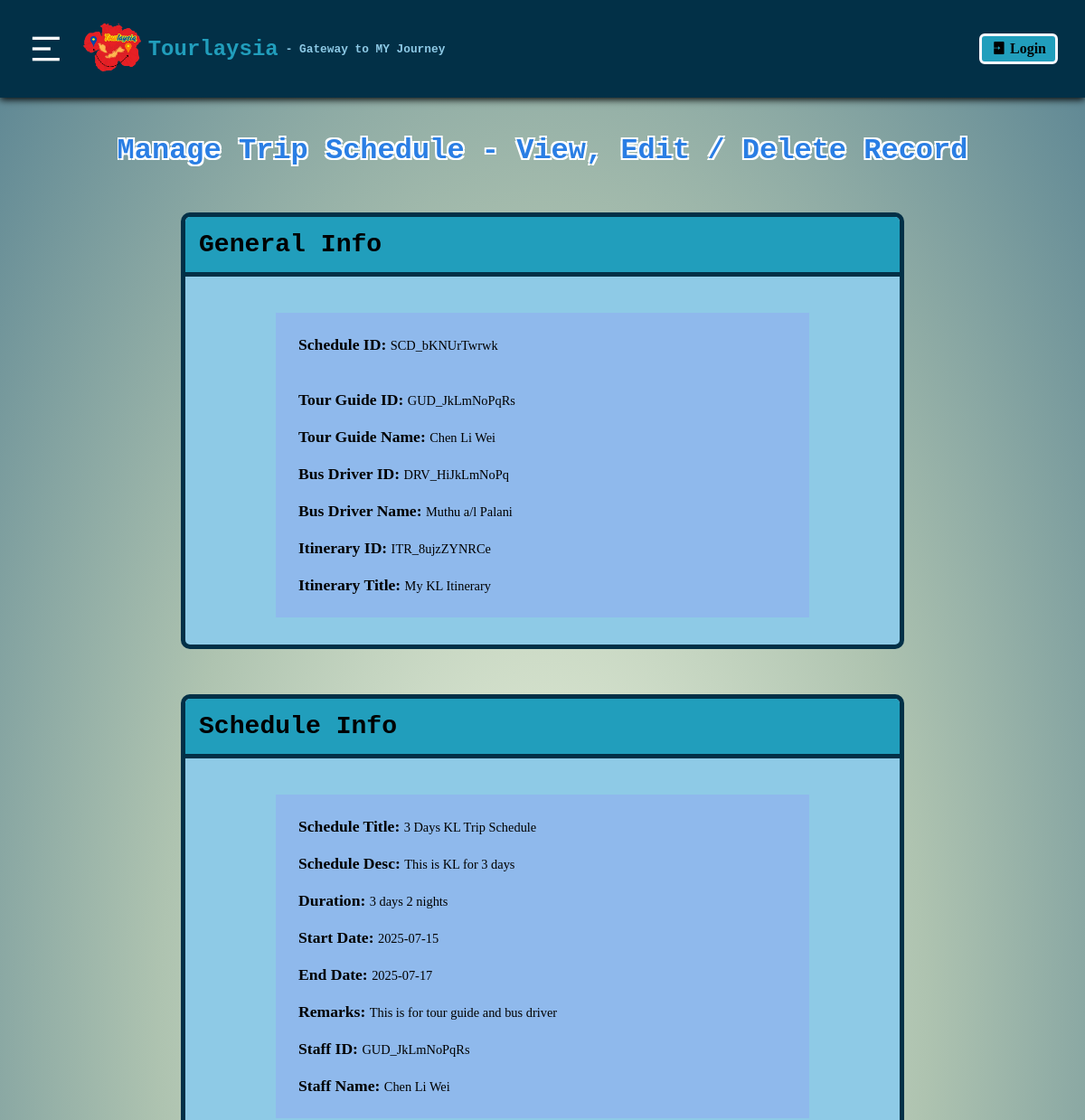
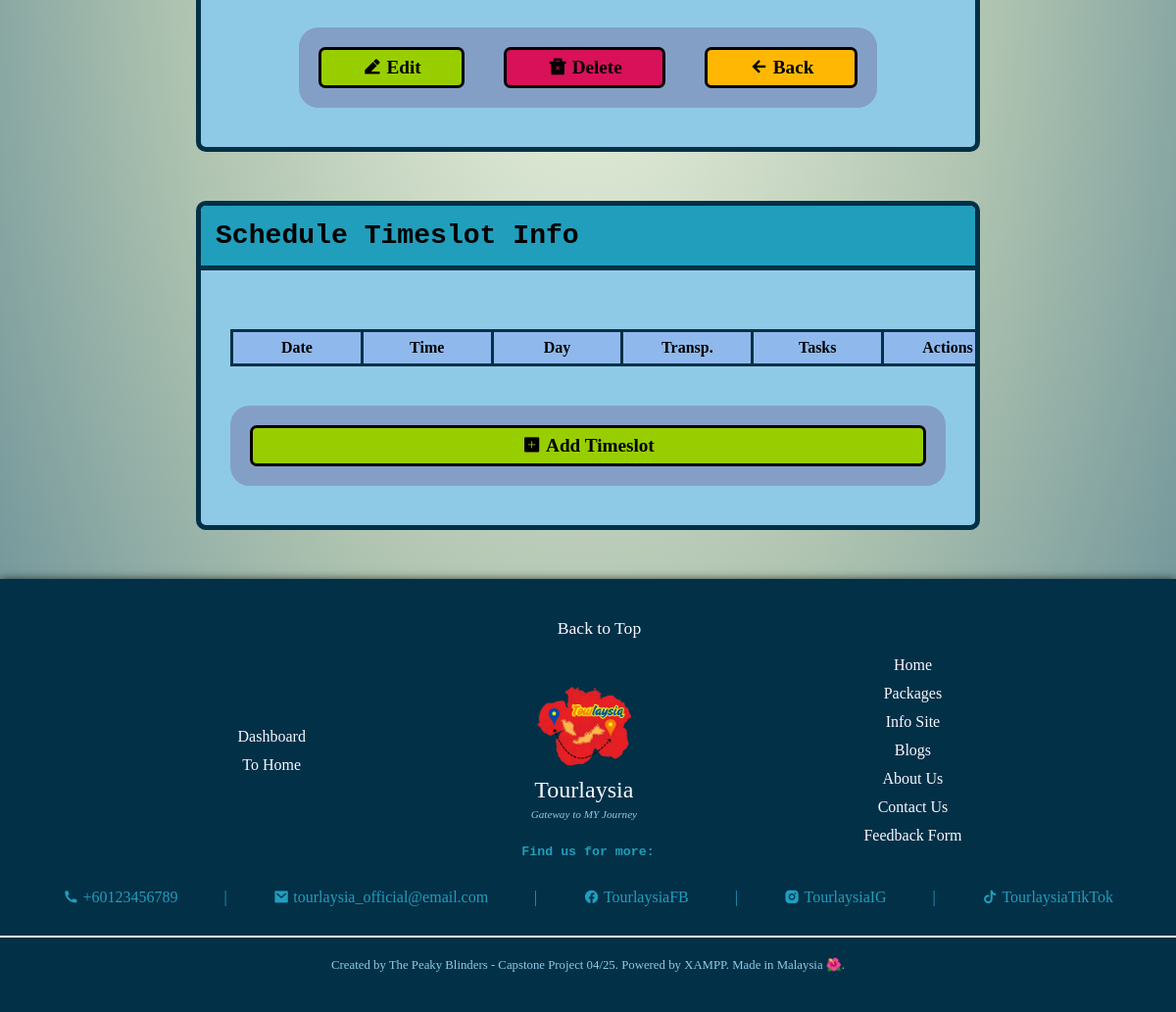
The app's page /staff_dashboard/mng_scheduleInfo.php?scdID=SCD_bKNUrTwrwk with its own data (2 pictures, top to bottom).
### tables this page shows
CREATE TABLE `trip_schedule_t` (
  `scd_ID` varchar(14) NOT NULL,
  `gud_ID` varchar(14) NOT NULL,
  `drv_ID` varchar(14) DEFAULT NULL,
  `itr_ID` varchar(14) DEFAULT NULL,
  `scd_title` varchar(100) NOT NULL,
  `scd_desc` varchar(1000) DEFAULT NULL,
  `scd_dura` varchar(50) NOT NULL,
  `scd_start_date` date NOT NULL,
  `scd_end_date` date NOT NULL,
  `scd_remark` varchar(100) DEFAULT NULL,
  `stf_ID` varchar(14) NOT NULL,
  `stf_name` varchar(50) NOT NULL
);

CREATE TABLE `user_account_t` (
  `usr_ID` varchar(14) NOT NULL,
  `usr_role` varchar(12) NOT NULL,
  `usr_doc_ID` varchar(20) NOT NULL,
  `usr_name` varchar(50) NOT NULL,
  `usr_email` varchar(50) NOT NULL,
  `usr_no_tel` varchar(20) NOT NULL,
  `usr_gender` varchar(6) NOT NULL,
  `usr_country` varchar(50) NOT NULL,
  `usr_prof_pic` varchar(100) DEFAULT NULL,
  `usr_job_pos` varchar(50) DEFAULT NULL,
  `usr_dep` varchar(18) DEFAULT NULL,
  `usr_pswd` varchar(20) NOT NULL,
  `usr_status` varchar(8) NOT NULL
);

CREATE TABLE `itinerary_t` (
  `itr_ID` varchar(14) NOT NULL,
  `bkn_ID` varchar(14) NOT NULL,
  `usr_ID` varchar(14) NOT NULL,
  `usr_name` varchar(50) NOT NULL,
  `itr_title` varchar(100) NOT NULL,
  `itr_desc` varchar(1000) DEFAULT NULL,
  `itr_start_date` date NOT NULL,
  `itr_end_date` date NOT NULL,
  `itr_dest` varchar(100) NOT NULL,
  `itr_remark` varchar(100) DEFAULT NULL
);

### staff_dashboard/mng_scheduleInfo.php (the view, shortened to what this page needs)
<!DOCTYPE html>
<html lang="en">
<head>
    <link rel="stylesheet" href="./staff_styles/staff_styles.css">
    <link rel="stylesheet" href="./staff_styles/mng_recInfo.css">
</head>
<body>
    <?php include 'staff_header.php';?>
    <?php
        include './staff_crud/db_connection.php';
        $scheduleIDRef = $_GET['scdID'];
        $queryA = "SELECT * FROM trip_schedule_t WHERE scd_ID = '$scheduleIDRef';";
        $resultsA = mysqli_query($connection, $queryA);
        $dataA = mysqli_fetch_assoc($resultsA);
        $tourGuideID = $dataA['gud_ID'];
        $busDriverID = $dataA['drv_ID'];
        $itineraryID = $dataA['itr_ID'];
        $scheduleTitle = $dataA['scd_title'];
        $scheduleDesc = $dataA['scd_desc'];
        $scheduleDuration = $dataA['scd_dura'];
        $scheduleStartDate = $dataA['scd_start_date'];
        $scheduleEndDate = $dataA['scd_end_date'];
        $scheduleRemark = $dataA['scd_remark'];
        $staffID = $dataA['stf_ID'];
        $staffName = $dataA['stf_name'];
        $queryB = "SELECT usr_name FROM user_account_t WHERE usr_ID = '$tourGuideID';";
        $resultsB = mysqli_query($connection, $queryB);
        $dataB = mysqli_fetch_assoc($resultsB);
        $tourGuideName = $dataB['usr_name'];
        $queryC = "SELECT usr_name FROM user_account_t WHERE usr_ID = '$busDriverID';";
        $resultsC = mysqli_query($connection, $queryC);
        $dataC = mysqli_fetch_assoc($resultsC);
        $busDriverName = $dataC['usr_name'];
        $queryD = "SELECT itr_title FROM itinerary_t WHERE itr_ID = '$itineraryID';";
        $resultsD = mysqli_query($connection, $queryD);
        $dataD = mysqli_fetch_assoc($resultsD);
        $itineraryTitle = $dataD['itr_title'];
    ?>
        <div class="mng-rec-title-div">
            <h2 class="mng-rec-title">Manage Trip Schedule - View, Edit / Delete Record</h2>
        </div>
        <main class="mng-rec-main-div">
            <div class="mng-rec-heading-div">
                <h3 class="mng-rec-heading">General Info</h3>
            </div>
            <div class="mng-rec-info-div">
                <div class="info-div">
                    <p><b>Schedule ID: </b><?php echo $scheduleIDRef;?></p>
                    <p><b>Tour Guide ID: </b><?php echo $tourGuideID;?></p>
                    <p><b>Tour Guide Name: </b><?php echo $tourGuideName;?></p>
                    <p>
                        <b>Bus Driver ID: </b>
                        <?php
                            if($busDriverID == NULL) {
                                echo "-";
                            } else {
                                echo $busDriverID;
                            }
                        ?>
                    </p>
                    <p>
                        <b>Bus Driver Name: </b>
                        <?php
                            if($busDriverName == NULL) {
                                echo "-";
                            } else {
                                echo $busDriverName;
                            }
                        ?>
                    </p>
                    <p>
                        <b>Itinerary ID: </b>
                        <?php
                            if($itineraryID == NULL) {
                                echo "-";
                            } else {
                                echo $itineraryID;
                            }
                        ?>
                    </p>
                    <p>
                        <b>Itinerary Title: </b>
                        <?php
                            if($itineraryTitle == NULL) {
                                echo "-";
                            } else {
                                echo $itineraryTitle;
                            }
                        ?>
                    </p>
                </div>
            </div>
        </main>
        <main class="mng-rec-main-div">
            <div class="mng-rec-heading-div">
                <h3 class="mng-rec-heading">Schedule Info</h3>
            </div>
            <div class="mng-rec-info-div">
                <div class="info-div">
                    <p><b>Schedule Title: </b><?php echo $scheduleTitle;?></p>
                    <p><b>Schedule Desc: </b><?php echo $scheduleDesc;?></p>
                    <p><b>Duration: </b><?php echo $scheduleDuration;?></p>
                    <p><b>Start Date: </b><?php echo $scheduleStartDate;?></p>
                    <p><b>End Date: </b><?php echo $scheduleEndDate;?></p>
                    <p><b>Remarks: </b><?php echo $scheduleRemark;?></p>
                    <p><b>Staff ID: </b><?php echo $staffID;?></p>
                    <p><b>Staff Name: </b><?php echo $staffName;?></p>
                </div>
            </div>
            <div class="mng-rec-btn-div">
                <button class="editBtn" onclick="document.location='./edit_scheduleRec.php?scdID=<?php echo $scheduleIDRef;?>';">
                    <i class="ri-edit-2-fill"></i>
                    Edit
                </button>
                <button class="delBtn" onclick="document.getElementById('delPopup2').style.display='block'">
                    <i class="ri-delete-bin-2-fill"></i>
                    Delete
                </button>
                <button class="otherBtn" onclick="document.location='manageTripSchedule.php';">
                    <i class="ri-arrow-left-line"></i>
                    Back
                </button>
            </div>
        </main>
        <main class="mng-rec-main-div">
            <div class="mng-rec-heading-div">
                <h3 class="mng-rec-heading">Schedule Timeslot Info</h3>
            </div>
            <div class="table-info-div">
                <table class="table-info">
                    <tr class="table-info-row">
                        <th class="table-info-header">Date</th>
                        <th class="table-info-header">Time</th>
                        <th class="table-info-header">Day</th>
                        <th class="table-info-header">Transp.</th>
                        <th class="table-info-header">Tasks</th>
                        <th class="table-info-header">Actions</th>
                    </tr>
                </table>
            </div>
            <div class="mng-rec-btn-div table-rec-btn">
                <button class="editBtn" onclick="document.location='./add_timeslotRec.php?scdID=<?php echo $scheduleIDRef;?>';">
                    <i class="ri-add-box-fill"></i>
                    Add Timeslot
                </button>
            </div>
        </main>
    <?php include 'staff_footer.php';?>
</body>
</html>

### staff_dashboard/staff_styles/staff_styles.css (style rules this page uses)
body { background: radial-gradient(#eff6e0, #aec3b0, #598392); margin: 0; }
h1, h2, h3, h4, h5, h6 { font-family: Rockwell, Courier Bold, Courier, Georgia, Times, Times New Roman, serif; }
p, span, a, ul, ol, button, input, select, textarea, table, tr, th, td { font-family: Lucida Bright, Georgia, serif; }

### staff_dashboard/staff_styles/mng_recInfo.css (style rules this page uses)
* { margin: 0; padding: 0; box-sizing: border-box; overflow-x: hidden; }
html, body { width: 100%; overflow-x: hidden; }
.mng-rec-title-div, .mng-rec-desc-div { display: flex; justify-content: center; align-items: center; }
.mng-rec-title { margin: 0 30px 50px 30px; font-size: 2rem; color: #2a7ee4; text-align: center; text-shadow: -2px -2px 0 #ffffff, 2px -2px 0 #ffffff, -2px 2px 0 #ffffff, 2px 2px 0 #ffffff; }
.mng-rec-main-div { display: flex; flex-direction: column; margin: 0px 200px 50px; background-color: #8ECAE6; border: 5px solid #023047; border-radius: 10px; transition: margin 0.5s ease; }
.mng-rec-heading-div { display: flex; justify-content: flex-start; background-color: #219EBC; padding: 15px; margin-bottom: 30px; font-size: 1.5rem; border-top-left-radius: 5px; border-top-right-radius: 5px; border-bottom: 5px solid #023047; }
.mng-rec-info-div { background-color: #8fb9ec; margin: 10px 100px 30px; padding: 25px; transition: margin 0.5s ease; }
.info-div { display: grid; grid-template-columns: repeat(auto-fit, minmax(280px, 1fr)); grid-gap: 20px; word-wrap: break-word; text-align: justify; text-justify: inter-word; }
.mng-rec-info-div b { font-size: 1.1rem; }
.mng-rec-info-div p { font-size: 0.9rem; }
.table-info-div { padding: 30px 30px 20px 30px; width: 100%; overflow-x: auto; transition: margin 0.5s ease; }
.table-info { border-collapse: collapse; width: 100%; border: 3px solid #023047; table-layout: fixed; min-width: 800px; }
.table-info-row { background-color: #8fb9ec; border: 3px solid #023047; }
.table-info-header, .table-info-data { border: 3px solid #023047; padding: 7px; width: 100%; height: 100%; }
.mng-rec-btn-div { display: flex; justify-content: center; align-items: center; gap: 40px; margin: 0px 100px 40px; background-color: #849fc6; border-radius: 20px; padding: 20px; transition: margin 0.5s ease; flex-wrap: wrap; }
.mng-rec-btn-div button { padding: 7px 15px; font-size: 1.2rem; cursor: pointer; border: 3px solid black; border-radius: 7px; font-weight: bold; min-width: 100px; flex: 1 1 auto; }
.mng-rec-btn-div.table-rec-btn { margin: 20px 30px 40px; }
.editBtn { background-color: #98CE00; }
.delBtn { background-color: #D81159; }
.otherBtn { background-color: #FFB703; }

### records on screen
trip_schedule_t: gud_ID "GUD_JkLmNoPqRs", drv_ID "DRV_HiJkLmNoPq", itr_ID "ITR_8ujzZYNRCe", scd_title "3 Days KL Trip Schedule", scd_desc "This is KL for 3 days", scd_dura "3 days 2 nights", scd_start_date "2025-07-15", scd_end_date "2025-07-17", scd_remark "This is for tour guide and bus driver", stf_ID "GUD_JkLmNoPqRs", stf_name "Chen Li Wei"
user_account_t: usr_name "Chen Li Wei"
user_account_t: usr_name "Muthu a/l Palani"
itinerary_t: itr_title "My KL Itinerary"

### other values on screen
$scheduleIDRef "SCD_bKNUrTwrwk"
